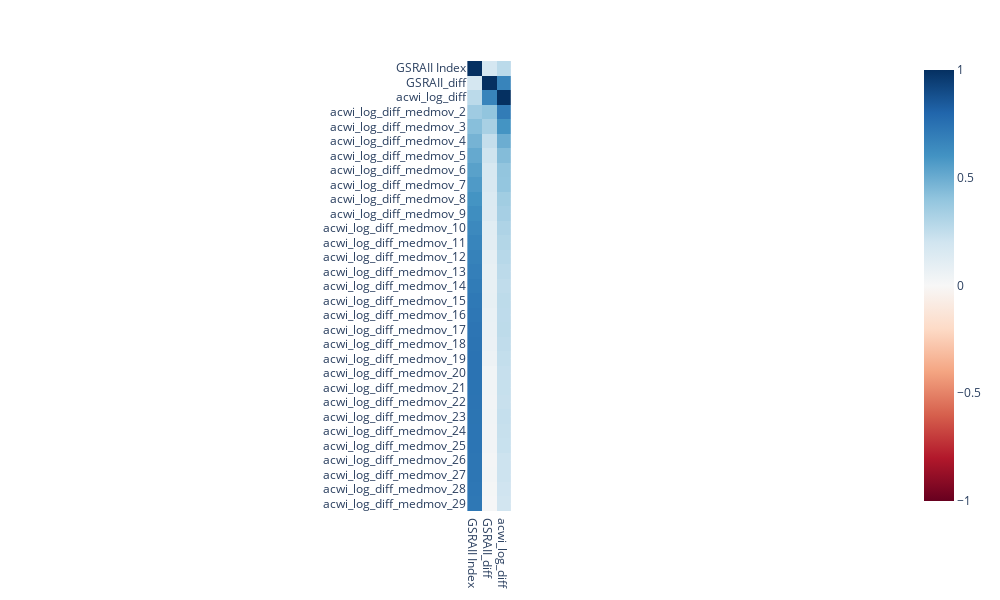

Here is the notebook cell this chart was saved with:
### Code cell
mapa_calor(df_medmov)

### Figure 1 — Plotly figure (JSON) as saved in the notebook; plotly's stock layout.template omitted (floating-point values rounded to 4 significant figures)
{"data": [{"coloraxis": "coloraxis", "hovertemplate": "x: %{x}<br>y: %{y}<br>color: %{z}<extra></extra>", "name": "0", "type": "heatmap", "x": ["GSRAII Index", "GSRAII_diff", "acwi_log_diff"], "xaxis": "x", "y": ["GSRAII Index", "GSRAII_diff", "acwi_log_diff", "acwi_log_diff_medmov_2", "acwi_log_diff_medmov_3", "acwi_log_diff_medmov_4", "acwi_log_diff_medmov_5", "acwi_log_diff_medmov_6", "acwi_log_diff_medmov_7", "acwi_log_diff_medmov_8", "acwi_log_diff_medmov_9", "acwi_log_diff_medmov_10", "acwi_log_diff_medmov_11", "acwi_log_diff_medmov_12", "acwi_log_diff_medmov_13", "acwi_log_diff_medmov_14", "acwi_log_diff_medmov_15", "acwi_log_diff_medmov_16", "acwi_log_diff_medmov_17", "acwi_log_diff_medmov_18", "acwi_log_diff_medmov_19", "acwi_log_diff_medmov_20", "acwi_log_diff_medmov_21", "acwi_log_diff_medmov_22", "acwi_log_diff_medmov_23", "acwi_log_diff_medmov_24", "acwi_log_diff_medmov_25", "acwi_log_diff_medmov_26", "acwi_log_diff_medmov_27", "acwi_log_diff_medmov_28", "acwi_log_diff_medmov_29"], "yaxis": "y", "z": [[1, 0.1771, 0.2706], [0.1771, 1, 0.6667], [0.2706, 0.6667, 1], [0.3594, 0.4, 0.7011], [0.4252, 0.3306, 0.5973], [0.4719, 0.2412, 0.4973], [0.5136, 0.2068, 0.4358], [0.5445, 0.167, 0.3982], [0.5708, 0.1614, 0.3942], [0.5977, 0.1448, 0.3515], [0.6233, 0.1398, 0.3373], [0.6438, 0.1148, 0.3107], [0.6642, 0.1112, 0.2963], [0.6775, 0.08745, 0.2829], [0.6898, 0.07717, 0.2657], [0.7032, 0.07652, 0.2539], [0.7162, 0.0826, 0.2622], [0.7252, 0.07134, 0.2596], [0.7321, 0.06903, 0.2627], [0.7379, 0.06259, 0.2553], [0.741, 0.05038, 0.2437], [0.7401, 0.03481, 0.235], [0.7396, 0.03656, 0.2337], [0.7375, 0.02997, 0.2291], [0.7354, 0.03426, 0.2373], [0.7338, 0.03326, 0.2316], [0.7326, 0.03168, 0.2274], [0.7297, 0.0215, 0.2132], [0.7281, 0.02536, 0.2116], [0.7238, 0.01506, 0.2039], [0.7185, 0.00882, 0.1945]]}], "layout": {"coloraxis": {"cmax": 1, "cmin": -1, "colorscale": [[0, "rgb(103,0,31)"], [0.1, "rgb(178,24,43)"], [0.2, "rgb(214,96,77)"], [0.3, "rgb(244,165,130)"], [0.4, "rgb(253,219,199)"], [0.5, "rgb(247,247,247)"], [0.6, "rgb(209,229,240)"], [0.7, "rgb(146,197,222)"], [0.8, "rgb(67,147,195)"], [0.9, "rgb(33,102,172)"], [1, "rgb(5,48,97)"]]}, "height": 600, "margin": {"t": 60}, "width": 1000, "xaxis": {"anchor": "y", "constrain": "domain", "domain": [0, 1], "scaleanchor": "y"}, "yaxis": {"anchor": "x", "autorange": "reversed", "constrain": "domain", "domain": [0, 1]}}}
